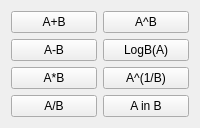
       <widget class="QWidget" name="page">
        <layout class="QGridLayout" name="gridLayout_7">
         <item row="0" column="0">
          <layout class="QHBoxLayout" name="horizontalLayout_21">
           <item>
            <layout class="QVBoxLayout" name="verticalLayout_10">
             <item>
              <widget class="QPushButton" name="sumaM">
               <property name="text">
                <string>A+B</string>
               </property>
               <property name="default">
                <bool>false</bool>
               </property>
              </widget>
             </item>
             <item>
              <widget class="QPushButton" name="restaM">
               <property name="text">
                <string>A-B</string>
               </property>
               <property name="default">
                <bool>false</bool>
               </property>
              </widget>
             </item>
             <item>
              <widget class="QPushButton" name="productoM">
               <property name="text">
                <string>A*B</string>
               </property>
              </widget>
             </item>
             <item>
              <widget class="QPushButton" name="divicionM">
               <property name="text">
                <string>A/B</string>
               </property>
              </widget>
             </item>
            </layout>
           </item>
           <item>
            <layout class="QVBoxLayout" name="verticalLayout">
             <item>
              <widget class="QPushButton" name="elevacionM">
               <property name="text">
                <string>A^B</string>
               </property>
              </widget>
             </item>
             <item>
              <widget class="QPushButton" name="logM">
               <property name="text">
                <string>LogB(A)</string>
               </property>
              </widget>
             </item>
             <item>
              <widget class="QPushButton" name="raizM">
               <property name="text">
                <string>A^(1/B)</string>
               </property>
              </widget>
             </item>
             <item>
              <widget class="QPushButton" name="AinB">
               <property name="text">
                <string>A in B</string>
               </property>
              </widget>
             </item>
            </layout>
           </item>
          </layout>
         </item>
        </layout>
       </widget>
